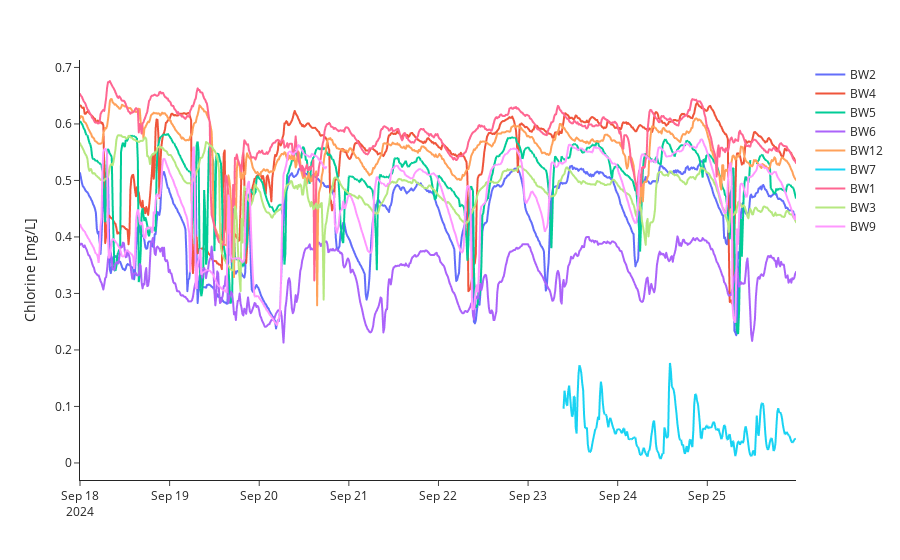

The notebook cell this image was saved under:
### Markdown cell above
### Time series plotting
Chlorine data.

### Code cell
try:
    wq_bwfl_ids = wq_df['bwfl_id'].unique()
    plot_wq_df = wq_df[(wq_df['data_type'] == 'chlorine')]
    fig = px.line(
        plot_wq_df,
        x='datetime',
        y='mean',
        color='bwfl_id',
    )
    fig.update_layout(
        xaxis_title='',
        yaxis_title='Chlorine [mg/L]',
        legend_title_text='',
        template='simple_white',
        height=450,
    )
    fig.show()
except:
    print("Plotting data not available.")

### Figure 1 — Plotly figure (JSON) as saved in the notebook; plotly's stock layout.template omitted (floating-point values rounded to 4 significant figures; data arrays with more than 128 entries replaced by an {"elided": "..."} marker saying what was removed)
{"data": [{"hovertemplate": "bwfl_id=BW2<br>datetime=%{x}<br>mean=%{y}<extra></extra>", "legendgroup": "BW2", "line": {"color": "#636efa", "dash": "solid"}, "marker": {"symbol": "circle"}, "mode": "lines", "name": "BW2", "showlegend": true, "type": "scattergl", "x": {"elided": "768 str values"}, "xaxis": "x", "y": {"elided": "768 float values"}, "yaxis": "y"}, {"hovertemplate": "bwfl_id=BW4<br>datetime=%{x}<br>mean=%{y}<extra></extra>", "legendgroup": "BW4", "line": {"color": "#EF553B", "dash": "solid"}, "marker": {"symbol": "circle"}, "mode": "lines", "name": "BW4", "showlegend": true, "type": "scattergl", "x": {"elided": "768 str values"}, "xaxis": "x", "y": {"elided": "768 float values"}, "yaxis": "y"}, {"hovertemplate": "bwfl_id=BW5<br>datetime=%{x}<br>mean=%{y}<extra></extra>", "legendgroup": "BW5", "line": {"color": "#00cc96", "dash": "solid"}, "marker": {"symbol": "circle"}, "mode": "lines", "name": "BW5", "showlegend": true, "type": "scattergl", "x": {"elided": "768 str values"}, "xaxis": "x", "y": {"elided": "768 float values"}, "yaxis": "y"}, {"hovertemplate": "bwfl_id=BW6<br>datetime=%{x}<br>mean=%{y}<extra></extra>", "legendgroup": "BW6", "line": {"color": "#ab63fa", "dash": "solid"}, "marker": {"symbol": "circle"}, "mode": "lines", "name": "BW6", "showlegend": true, "type": "scattergl", "x": {"elided": "768 str values"}, "xaxis": "x", "y": {"elided": "768 float values"}, "yaxis": "y"}, {"hovertemplate": "bwfl_id=BW12<br>datetime=%{x}<br>mean=%{y}<extra></extra>", "legendgroup": "BW12", "line": {"color": "#FFA15A", "dash": "solid"}, "marker": {"symbol": "circle"}, "mode": "lines", "name": "BW12", "showlegend": true, "type": "scattergl", "x": {"elided": "768 str values"}, "xaxis": "x", "y": {"elided": "768 float values"}, "yaxis": "y"}, {"hovertemplate": "bwfl_id=BW7<br>datetime=%{x}<br>mean=%{y}<extra></extra>", "legendgroup": "BW7", "line": {"color": "#19d3f3", "dash": "solid"}, "marker": {"symbol": "circle"}, "mode": "lines", "name": "BW7", "showlegend": true, "type": "scattergl", "x": {"elided": "768 str values"}, "xaxis": "x", "y": {"elided": "768 float values"}, "yaxis": "y"}, {"hovertemplate": "bwfl_id=BW1<br>datetime=%{x}<br>mean=%{y}<extra></extra>", "legendgroup": "BW1", "line": {"color": "#FF6692", "dash": "solid"}, "marker": {"symbol": "circle"}, "mode": "lines", "name": "BW1", "showlegend": true, "type": "scattergl", "x": {"elided": "768 str values"}, "xaxis": "x", "y": {"elided": "768 float values"}, "yaxis": "y"}, {"hovertemplate": "bwfl_id=BW3<br>datetime=%{x}<br>mean=%{y}<extra></extra>", "legendgroup": "BW3", "line": {"color": "#B6E880", "dash": "solid"}, "marker": {"symbol": "circle"}, "mode": "lines", "name": "BW3", "showlegend": true, "type": "scattergl", "x": {"elided": "768 str values"}, "xaxis": "x", "y": {"elided": "768 float values"}, "yaxis": "y"}, {"hovertemplate": "bwfl_id=BW9<br>datetime=%{x}<br>mean=%{y}<extra></extra>", "legendgroup": "BW9", "line": {"color": "#FF97FF", "dash": "solid"}, "marker": {"symbol": "circle"}, "mode": "lines", "name": "BW9", "showlegend": true, "type": "scattergl", "x": {"elided": "768 str values"}, "xaxis": "x", "y": {"elided": "768 float values"}, "yaxis": "y"}], "layout": {"autosize": true, "legend": {"title": {"text": ""}, "tracegroupgap": 0}, "margin": {"t": 60}, "xaxis": {"anchor": "y", "autorange": true, "domain": [0, 1], "range": ["2024-09-18", "2024-09-25 23:45"], "title": {"text": ""}, "type": "date"}, "yaxis": {"anchor": "x", "autorange": true, "domain": [0, 1], "range": [-0.03017, 0.7132], "title": {"text": "Chlorine [mg/L]"}, "type": "linear"}}}
